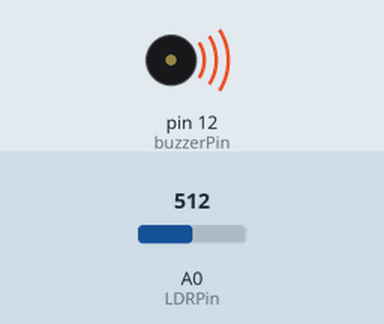
This sketch was run on a simulated Arduino Uno, built with avr-gcc and run on an emulated ATmega328P. Parts: buzzer (waves = sounding). Inputs (shaded band) come from the test bench; at power-on: A0 (LDRPin) = 512.

Above: at 0.1 s.
Timing chart, 0 to 1.6 s (numbered marks = the images above):
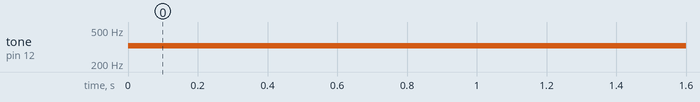

Measured:
- by itself, tone on pin 12 (buzzerPin): silent → 328 Hz at 0.00 s

The sketch:

Buzzer-Teremin.ino
```cpp
int buzzerPin = 12;
int LDRPin = 0;

void setup()
{
}

void loop()
{
	int deger = analogRead(LDRPin);
	int pitch = 200 + deger / 4;
	tone(buzzerPin, pitch);
}
```
